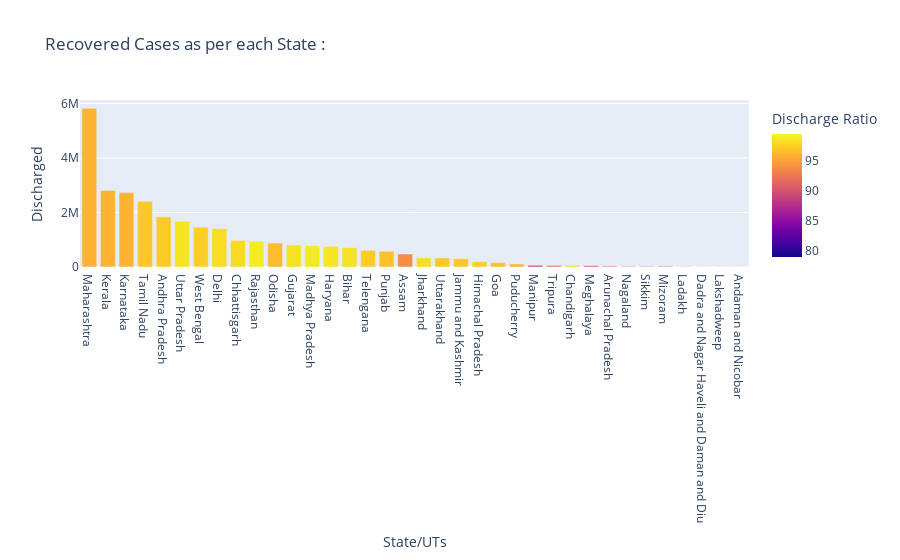

Notebook cell for this chart:
### Code cell
px.bar(data, x="State/UTs", y="Discharged", color="Discharge Ratio", title="Recovered Cases as per each State : ")

### Figure 1 — Plotly figure (JSON) as saved in the notebook; plotly's stock layout.template omitted (floating-point values rounded to 4 significant figures)
{"data": [{"alignmentgroup": "True", "hovertemplate": "State/UTs=%{x}<br>Discharged=%{y}<br>Discharge Ratio=%{marker.color}<extra></extra>", "legendgroup": "", "marker": {"color": [96.02, 96.08, 96.08, 97.14, 97.3, 98.51, 97.45, 98.16, 98.05, 98.91, 96.45, 98.41, 98.79, 98.59, 98.43, 97.27, 96.78, 93.91, 98.26, 97.23, 97.17, 97.47, 96.8, 96.5, 89.74, 93.12, 98.44, 89.79, 91.82, 92.73, 88.66, 79, 97.6, 99.54, 96.33, 97.87], "coloraxis": "coloraxis", "pattern": {"shape": ""}}, "name": "", "offsetgroup": "", "orientation": "v", "showlegend": false, "textposition": "auto", "type": "bar", "x": ["Maharashtra", "Kerala", "Karnataka", "Tamil Nadu", "Andhra Pradesh", "Uttar Pradesh", "West Bengal", "Delhi", "Chhattisgarh", "Rajasthan", "Odisha", "Gujarat", "Madhya Pradesh", "Haryana", "Bihar", "Telengana", "Punjab", "Assam", "Jharkhand", "Uttarakhand", "Jammu and Kashmir", "Himachal Pradesh", "Goa", "Puducherry", "Manipur", "Tripura", "Chandigarh", "Meghalaya", "Arunachal Pradesh", "Nagaland", "Sikkim", "Mizoram", "Ladakh", "Dadra and Nagar Haveli and Daman and Diu", "Lakshadweep", "Andaman and Nicobar"], "xaxis": "x", "y": [5819901, 2809587, 2732242, 2408886, 1838469, 1680720, 1461490, 1407832, 975077, 942030, 877540, 810451, 780265, 757771, 710569, 606461, 576423, 477510, 339583, 330838, 306739, 197019, 161361, 113146, 62628, 61663, 60708, 44459, 32923, 23403, 18214, 16188, 19592, 10511, 9411, 7308], "yaxis": "y"}], "layout": {"barmode": "relative", "coloraxis": {"colorbar": {"title": {"text": "Discharge Ratio"}}, "colorscale": [[0, "#0d0887"], [0.1111, "#46039f"], [0.2222, "#7201a8"], [0.3333, "#9c179e"], [0.4444, "#bd3786"], [0.5556, "#d8576b"], [0.6667, "#ed7953"], [0.7778, "#fb9f3a"], [0.8889, "#fdca26"], [1, "#f0f921"]]}, "legend": {"tracegroupgap": 0}, "title": {"text": "Recovered Cases as per each State : "}, "xaxis": {"anchor": "y", "domain": [0, 1], "title": {"text": "State/UTs"}}, "yaxis": {"anchor": "x", "domain": [0, 1], "title": {"text": "Discharged"}}}}
